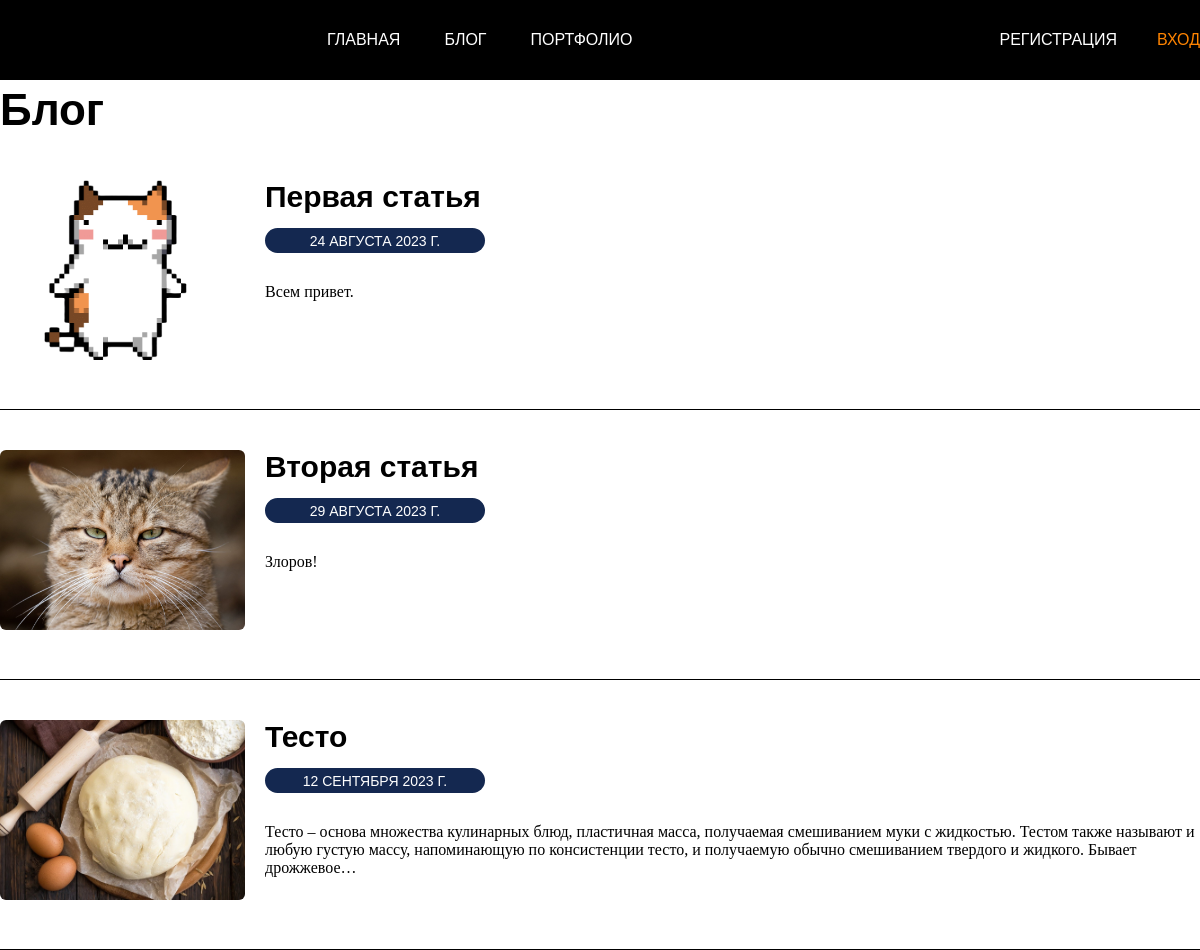
Screenshot of /blog/ with the database file from the repository.
### blog/models.py (models this page shows, shortened)
class Article(models.Model):
    title = models.CharField('Заголовок',max_length=50)              # Строка с огр знаками
    desc = models.TextField('Описание')              # Строка с огр знаками
    image = models.ImageField('Изображение',upload_to='blog/image/')   # Строка под изоброжение
    date = models.DateField('Дата')                            # Дата
    url = models.URLField('Доп.источник', blank=False)                              # Ссылка

### blog/views.py (the view)
# urls.py: path('', views.blogView, name='blog'),
def blogView(request):
    articles = Article.objects.all() # отвечает за хранение подключенной базы
    return render(request, template_name='blog/blog.html', context={'articles': articles})

### blog/templates/blog/blog.html (shortened to what this page needs)
{% extends 'base.html' %}
{% block content %}
    <main>
        <div class="wrapper">
            <h1 class="title title--h1">Блог</h1>
            {% for article in articles %}
            <div class="card">
                <div class="col-l">
                    <img class="card_img" src="{{ article.image.url }}" alt="">
                </div>
                <div class="col-r">
                    <a class="title card_title" ref="{% url 'detail' article.id %}">{{ article.title }}</a>
                    <p class="card_date">{{ article.date }}</p>
                    <p class="card_desc">{{ article.desc|truncatechars:250 }}</p>
                </div>
            </div>
            {% endfor %}
        </div>
    </main>
</body>
{% endblock %}

### templates/base.html (shortened to what this page needs)
<!DOCTYPE html>
{% load static %}
<html lang="en">
<head>
    {% load static %}
    <link rel="stylesheet" href="{% static 'home/style/style.css' %}">
    <link rel="stylesheet" href="{% static 'blog/style/style.css' %}">
</head>
<body>
    <header class="header">
        <div class="wrapper header-wrapper">
        <nav>
            <a href="{% url 'home' %}" class="link">Главная</a>
            <a href="{% url 'blog' %}" class="link" class="link">Блог</a>
            <a href="#" class="link">Портфолио</a>
        </nav>
        <div class="header-right">
            {% if request.user.username %}
<a href="{% url 'logoutuser' %}" class="link link-primary">Выход</a>
            {% else %}
            <a href="{% url 'regUser' %}" class="link">Регистрация</a>
            <a href="{% url 'loginuser' %}" class="link link-primary">Вход</a>
            {% endif %}
        </div>
    </div>
    </header>
{% block content %}
{% endblock %}
</body>
</html>

### home/static/home/style/style.css (style rules this page uses)
body { padding: 0; margin: 0; }
.wrapper { width: 100%; max-width: 1440px; margin: 0 auto; }
.header { background: #000000; }
.header-wrapper { height: 80px; display: flex; justify-content: space-between; align-items: center; }
.link { color: #fff; font-size: 16px; text-decoration: none; text-transform: uppercase; font-family: sans-serif; transition: 0.3s; }
nav > .link { margin: 0 20px; }
.header-right { display: flex; justify-content: flex-end; align-items: center; }
.header-right > .link { margin-left: 40px; }
.link-primary { color: #ff8400; }

### blog/static/blog/style/style.css (style rules this page uses)
body { margin: 0; padding: 0; }
.wrapper { width: 100%; max-width: 1200px; min-width: 310px; margin: 0 auto; }
.title { color: black; font-family: sans-serif; margin: 0; padding: 0; font-weight: 700; }
.title--h1 { font-size: 44px; line-height: 60px; }
.card { display: flex; width: 100%; padding-top: 40px; padding-bottom: 45px; border-bottom: 1px solid #000; }
.card_img { width: 245px; height: 180px; object-fit: cover; border-radius: 6px; }
.card_title { font-size: 30px; text-decoration: none; }
.col-r { display: flex; flex-direction: column; margin-left: 20px; }
.card_date { width: 220px; background: #142850; height: 25px; border-radius: 16px; align-items: center; display: flex; justify-content: center; text-align: center; text-transform: uppercase; font-family: sans-serif; font-weight: 400; font-size: 14px; color: #fff; }
.card_desc { font-weight: 400; letter-spacing: 0; color: #000; }

### rows the page displays
Article: image (picture), title "Первая статья", date "24 АВГУСТА 2023 Г.", desc "Всем привет."
Article: image (picture), title "Вторая статья", date "29 АВГУСТА 2023 Г.", desc "Злоров!"
Article: image (picture), title "Тесто", date "12 СЕНТЯБРЯ 2023 Г.", desc "Тесто – основа множества кулинарных блюд, пластичная масса, получаемая смешиванием муки с жидкостью. Тестом также называют и любую густую массу, напоминающую по консистенции тесто, и получаемую обычно смешиванием твердого и жидкого. Бывает дрожжевое…"
